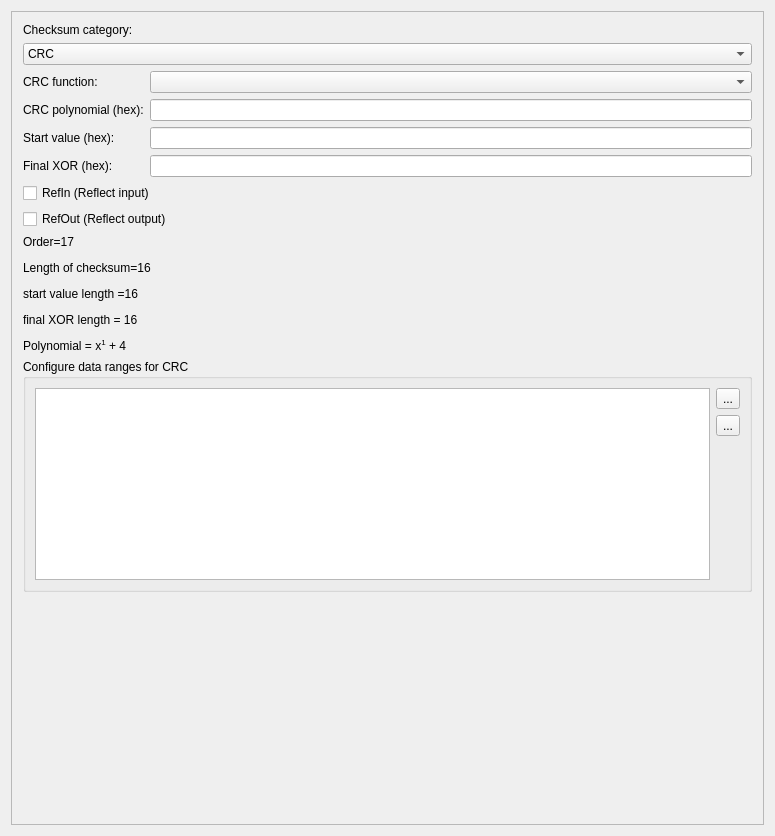
<?xml version="1.0" encoding="UTF-8"?>
<ui version="4.0">
 <class>ChecksumOptions</class>
 <widget class="QWidget" name="ChecksumOptions">
  <property name="geometry">
   <rect>
    <x>0</x>
    <y>0</y>
    <width>775</width>
    <height>836</height>
   </rect>
  </property>
  <property name="windowTitle">
   <string>Configure Checksum</string>
  </property>
  <layout class="QGridLayout" name="gridLayout">
   <item row="1" column="0" colspan="2">
    <widget class="QScrollArea" name="scrollArea">
     <property name="widgetResizable">
      <bool>true</bool>
     </property>
     <widget class="QWidget" name="scrollAreaWidgetContents">
      <property name="geometry">
       <rect>
        <x>0</x>
        <y>0</y>
        <width>738</width>
        <height>827</height>
       </rect>
      </property>
      <layout class="QVBoxLayout" name="verticalLayout_3">
       <property name="leftMargin">
        <number>11</number>
       </property>
       <property name="topMargin">
        <number>11</number>
       </property>
       <property name="rightMargin">
        <number>11</number>
       </property>
       <property name="bottomMargin">
        <number>11</number>
       </property>
       <item>
        <widget class="QLabel" name="label_4">
         <property name="text">
          <string>Checksum category:</string>
         </property>
        </widget>
       </item>
       <item>
        <widget class="QComboBox" name="comboBoxCategory">
         <item>
          <property name="text">
           <string>CRC</string>
          </property>
         </item>
         <item>
          <property name="text">
           <string>Wireless Short Packet Checksum</string>
          </property>
         </item>
        </widget>
       </item>
       <item>
        <widget class="QStackedWidget" name="stackedWidget">
         <property name="currentIndex">
          <number>0</number>
         </property>
         <widget class="QWidget" name="page_crc">
          <layout class="QGridLayout" name="gridLayout_2">
           <property name="leftMargin">
            <number>0</number>
           </property>
           <property name="topMargin">
            <number>0</number>
           </property>
           <property name="rightMargin">
            <number>0</number>
           </property>
           <property name="bottomMargin">
            <number>0</number>
           </property>
           <item row="3" column="1">
            <widget class="QLineEdit" name="lineEditFinalXOR"/>
           </item>
           <item row="1" column="0">
            <widget class="QLabel" name="label_5">
             <property name="text">
              <string>CRC polynomial (hex):</string>
             </property>
            </widget>
           </item>
           <item row="7" column="0" colspan="2">
            <widget class="QGroupBox" name="groupBox">
             <property name="title">
              <string>Configure data ranges for CRC</string>
             </property>
             <layout class="QHBoxLayout" name="horizontalLayout">
              <item>
               <widget class="QTableView" name="tableViewDataRanges">
                <attribute name="horizontalHeaderHighlightSections">
                 <bool>false</bool>
                </attribute>
                <attribute name="verticalHeaderCascadingSectionResizes">
                 <bool>false</bool>
                </attribute>
                <attribute name="verticalHeaderHighlightSections">
                 <bool>false</bool>
                </attribute>
               </widget>
              </item>
              <item>
               <layout class="QVBoxLayout" name="verticalLayout">
                <item>
                 <widget class="QToolButton" name="btnAddRange">
                  <property name="text">
                   <string>...</string>
                  </property>
                  <property name="icon">
                   <iconset theme="list-add">
                    <normaloff>../../../</normaloff>../../../</iconset>
                  </property>
                 </widget>
                </item>
                <item>
                 <widget class="QToolButton" name="btnRemoveRange">
                  <property name="text">
                   <string>...</string>
                  </property>
                  <property name="icon">
                   <iconset theme="list-remove">
                    <normaloff>../../../</normaloff>../../../</iconset>
                  </property>
                 </widget>
                </item>
                <item>
                 <spacer name="verticalSpacer_2">
                  <property name="orientation">
                   <enum>Qt::Vertical</enum>
                  </property>
                  <property name="sizeHint" stdset="0">
                   <size>
                    <width>20</width>
                    <height>40</height>
                   </size>
                  </property>
                 </spacer>
                </item>
               </layout>
              </item>
             </layout>
            </widget>
           </item>
           <item row="2" column="1">
            <widget class="QLineEdit" name="lineEditStartValue"/>
           </item>
           <item row="0" column="0">
            <widget class="QLabel" name="label_3">
             <property name="text">
              <string>CRC function:</string>
             </property>
            </widget>
           </item>
           <item row="3" column="0">
            <widget class="QLabel" name="label_2">
             <property name="text">
              <string>Final XOR (hex):</string>
             </property>
            </widget>
           </item>
           <item row="2" column="0">
            <widget class="QLabel" name="label">
             <property name="text">
              <string>Start value (hex):</string>
             </property>
            </widget>
           </item>
           <item row="1" column="1">
            <widget class="QLineEdit" name="lineEditCRCPolynomial"/>
           </item>
           <item row="0" column="1">
            <widget class="QComboBox" name="comboBoxCRCFunction"/>
           </item>
           <item row="6" column="0" colspan="2">
            <widget class="QLabel" name="label_crc_info">
             <property name="text">
              <string>&lt;html&gt;&lt;head/&gt;&lt;body&gt;&lt;p&gt;Order=17&lt;/p&gt;&lt;p&gt;Length of checksum=16&lt;/p&gt;&lt;p&gt;start value length =16&lt;/p&gt;&lt;p&gt;final XOR length = 16&lt;/p&gt;&lt;p&gt;Polynomial = x&lt;span style=&quot; vertical-align:super;&quot;&gt;1&lt;/span&gt; + 4&lt;/p&gt;&lt;/body&gt;&lt;/html&gt;</string>
             </property>
             <property name="wordWrap">
              <bool>true</bool>
             </property>
            </widget>
           </item>
           <item row="4" column="0" colspan="2">
            <widget class="QCheckBox" name="checkBoxRefIn">
             <property name="text">
              <string>RefIn (Reflect input)</string>
             </property>
            </widget>
           </item>
           <item row="5" column="0" colspan="2">
            <widget class="QCheckBox" name="checkBoxRefOut">
             <property name="text">
              <string>RefOut (Reflect output)</string>
             </property>
            </widget>
           </item>
          </layout>
         </widget>
         <widget class="QWidget" name="page_wsp">
          <layout class="QVBoxLayout" name="verticalLayout_2">
           <item>
            <widget class="QLabel" name="label_6">
             <property name="text">
              <string>&lt;html&gt;&lt;head/&gt;&lt;body&gt;&lt;p&gt;The Wireless Short Packet (WSP) standard uses three different checksums. the app can automatically detect the used checksum algorithm from the message. However, you can enforce the usage of a certain checksum if you need to.&lt;/p&gt;&lt;p&gt;With &lt;span style=&quot; font-weight:600;&quot;&gt;Automatic&lt;/span&gt; setting, checksums are chosen by these rules:&lt;/p&gt;&lt;p&gt;1) 4 Bit Checksum - For Switch Telegram (RORG=5 or 6 and STATUS = 0x20 or 0x30)&lt;/p&gt;&lt;p&gt;2) 8 Bit Checksum: STATUS bit 2&lt;span style=&quot; vertical-align:super;&quot;&gt;7&lt;/span&gt; = 0&lt;/p&gt;&lt;p&gt;3) 8 Bit CRC: STATUS bit 2&lt;span style=&quot; vertical-align:super;&quot;&gt;7&lt;/span&gt; = 1&lt;/p&gt;&lt;/body&gt;&lt;/html&gt;</string>
             </property>
             <property name="alignment">
              <set>Qt::AlignJustify|Qt::AlignVCenter</set>
             </property>
             <property name="wordWrap">
              <bool>true</bool>
             </property>
            </widget>
           </item>
           <item>
            <widget class="QRadioButton" name="radioButtonWSPAuto">
             <property name="text">
              <string>Automatic (recommended)</string>
             </property>
            </widget>
           </item>
           <item>
            <widget class="QRadioButton" name="radioButtonWSPChecksum4">
             <property name="text">
              <string>Force Checksum4</string>
             </property>
            </widget>
           </item>
           <item>
            <widget class="QRadioButton" name="radioButtonWSPChecksum8">
             <property name="text">
              <string>Force Checksum8</string>
             </property>
            </widget>
           </item>
           <item>
            <widget class="QRadioButton" name="radioButtonWSPCRC8">
             <property name="text">
              <string>Force CRC8</string>
             </property>
            </widget>
           </item>
           <item>
            <spacer name="verticalSpacer_3">
             <property name="orientation">
              <enum>Qt::Vertical</enum>
             </property>
             <property name="sizeHint" stdset="0">
              <size>
               <width>20</width>
               <height>40</height>
              </size>
             </property>
            </spacer>
           </item>
          </layout>
         </widget>
        </widget>
       </item>
       <item>
        <spacer name="verticalSpacer">
         <property name="orientation">
          <enum>Qt::Vertical</enum>
         </property>
         <property name="sizeHint" stdset="0">
          <size>
           <width>20</width>
           <height>107</height>
          </size>
         </property>
        </spacer>
       </item>
      </layout>
     </widget>
    </widget>
   </item>
  </layout>
 </widget>
 <tabstops>
  <tabstop>comboBoxCRCFunction</tabstop>
  <tabstop>lineEditCRCPolynomial</tabstop>
  <tabstop>lineEditStartValue</tabstop>
  <tabstop>lineEditFinalXOR</tabstop>
  <tabstop>tableViewDataRanges</tabstop>
  <tabstop>btnAddRange</tabstop>
  <tabstop>radioButtonWSPAuto</tabstop>
  <tabstop>btnRemoveRange</tabstop>
  <tabstop>radioButtonWSPChecksum4</tabstop>
  <tabstop>radioButtonWSPChecksum8</tabstop>
  <tabstop>radioButtonWSPCRC8</tabstop>
 </tabstops>
 <resources/>
 <connections/>
</ui>
